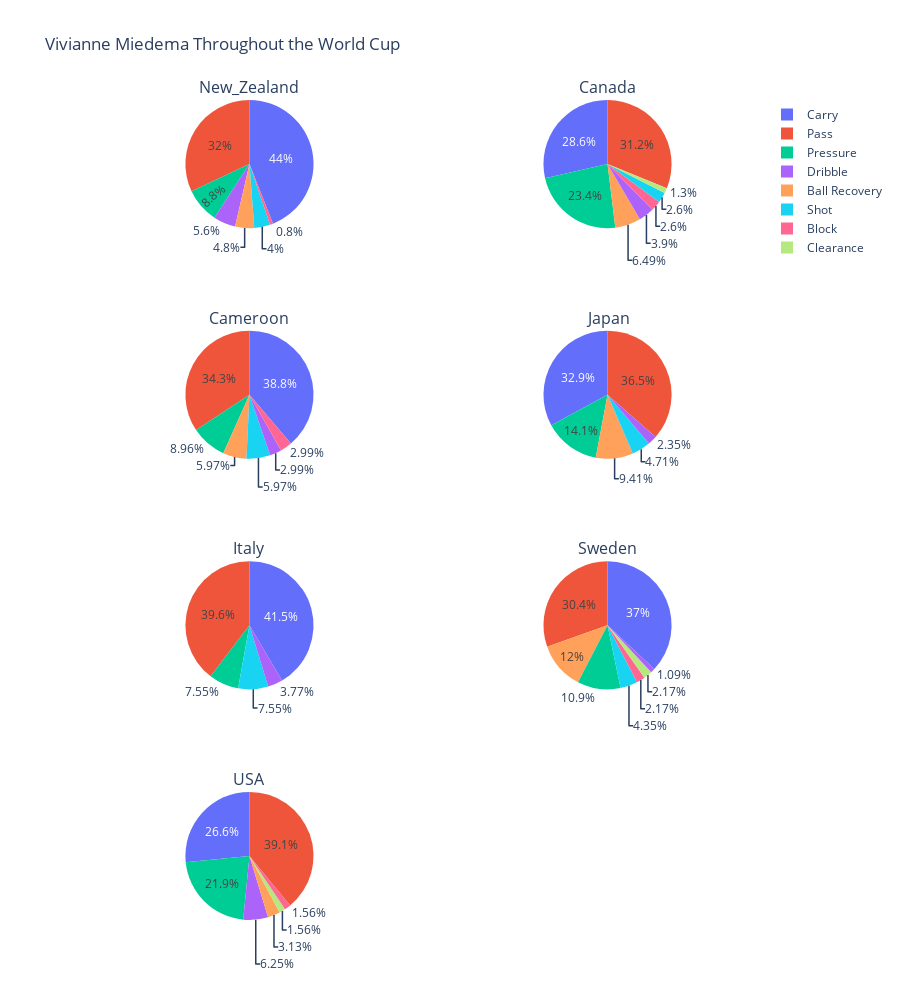

The notebook cell this image was saved under:
### Code cell
action_pie(matches, opponents, netherlands_games)

### Figure 1 — Plotly figure (JSON) as saved in the notebook; plotly's stock layout.template omitted (floating-point values rounded to 4 significant figures)
{"data": [{"domain": {"x": [0, 0.45], "y": [0.8438, 1]}, "labels": ["Carry", "Pass", "Pressure", "Dribble", "Ball Recovery", "Shot", "Block"], "name": "New_Zealand", "type": "pie", "values": [55, 40, 11, 7, 6, 5, 1]}, {"domain": {"x": [0.55, 1], "y": [0.8438, 1]}, "labels": ["Pass", "Carry", "Pressure", "Ball Recovery", "Dribble", "Block", "Shot", "Clearance"], "name": "Canada", "type": "pie", "values": [24, 22, 18, 5, 3, 2, 2, 1]}, {"domain": {"x": [0, 0.45], "y": [0.5625, 0.7188]}, "labels": ["Carry", "Pass", "Pressure", "Ball Recovery", "Shot", "Dribble", "Block"], "name": "Cameroon", "type": "pie", "values": [26, 23, 6, 4, 4, 2, 2]}, {"domain": {"x": [0.55, 1], "y": [0.5625, 0.7188]}, "labels": ["Pass", "Carry", "Pressure", "Ball Recovery", "Shot", "Dribble"], "name": "Japan", "type": "pie", "values": [31, 28, 12, 8, 4, 2]}, {"domain": {"x": [0, 0.45], "y": [0.2812, 0.4375]}, "labels": ["Carry", "Pass", "Pressure", "Shot", "Dribble"], "name": "Italy", "type": "pie", "values": [22, 21, 4, 4, 2]}, {"domain": {"x": [0.55, 1], "y": [0.2812, 0.4375]}, "labels": ["Carry", "Pass", "Ball Recovery", "Pressure", "Shot", "Block", "Clearance", "Dribble"], "name": "Sweden", "type": "pie", "values": [34, 28, 11, 10, 4, 2, 2, 1]}, {"domain": {"x": [0, 0.45], "y": [0, 0.1562]}, "labels": ["Pass", "Carry", "Pressure", "Dribble", "Ball Recovery", "Clearance", "Block"], "name": "USA", "type": "pie", "values": [25, 17, 14, 4, 2, 1, 1]}], "layout": {"annotations": [{"font": {"size": 16}, "showarrow": false, "text": "New_Zealand", "x": 0.225, "xanchor": "center", "xref": "paper", "y": 1, "yanchor": "bottom", "yref": "paper"}, {"font": {"size": 16}, "showarrow": false, "text": "Canada", "x": 0.775, "xanchor": "center", "xref": "paper", "y": 1, "yanchor": "bottom", "yref": "paper"}, {"font": {"size": 16}, "showarrow": false, "text": "Cameroon", "x": 0.225, "xanchor": "center", "xref": "paper", "y": 0.7188, "yanchor": "bottom", "yref": "paper"}, {"font": {"size": 16}, "showarrow": false, "text": "Japan", "x": 0.775, "xanchor": "center", "xref": "paper", "y": 0.7188, "yanchor": "bottom", "yref": "paper"}, {"font": {"size": 16}, "showarrow": false, "text": "Italy", "x": 0.225, "xanchor": "center", "xref": "paper", "y": 0.4375, "yanchor": "bottom", "yref": "paper"}, {"font": {"size": 16}, "showarrow": false, "text": "Sweden", "x": 0.775, "xanchor": "center", "xref": "paper", "y": 0.4375, "yanchor": "bottom", "yref": "paper"}, {"font": {"size": 16}, "showarrow": false, "text": "USA", "x": 0.225, "xanchor": "center", "xref": "paper", "y": 0.1562, "yanchor": "bottom", "yref": "paper"}], "autosize": true, "height": 1000, "title": {"text": "Vivianne Miedema Throughout the World Cup"}, "width": 900}}
